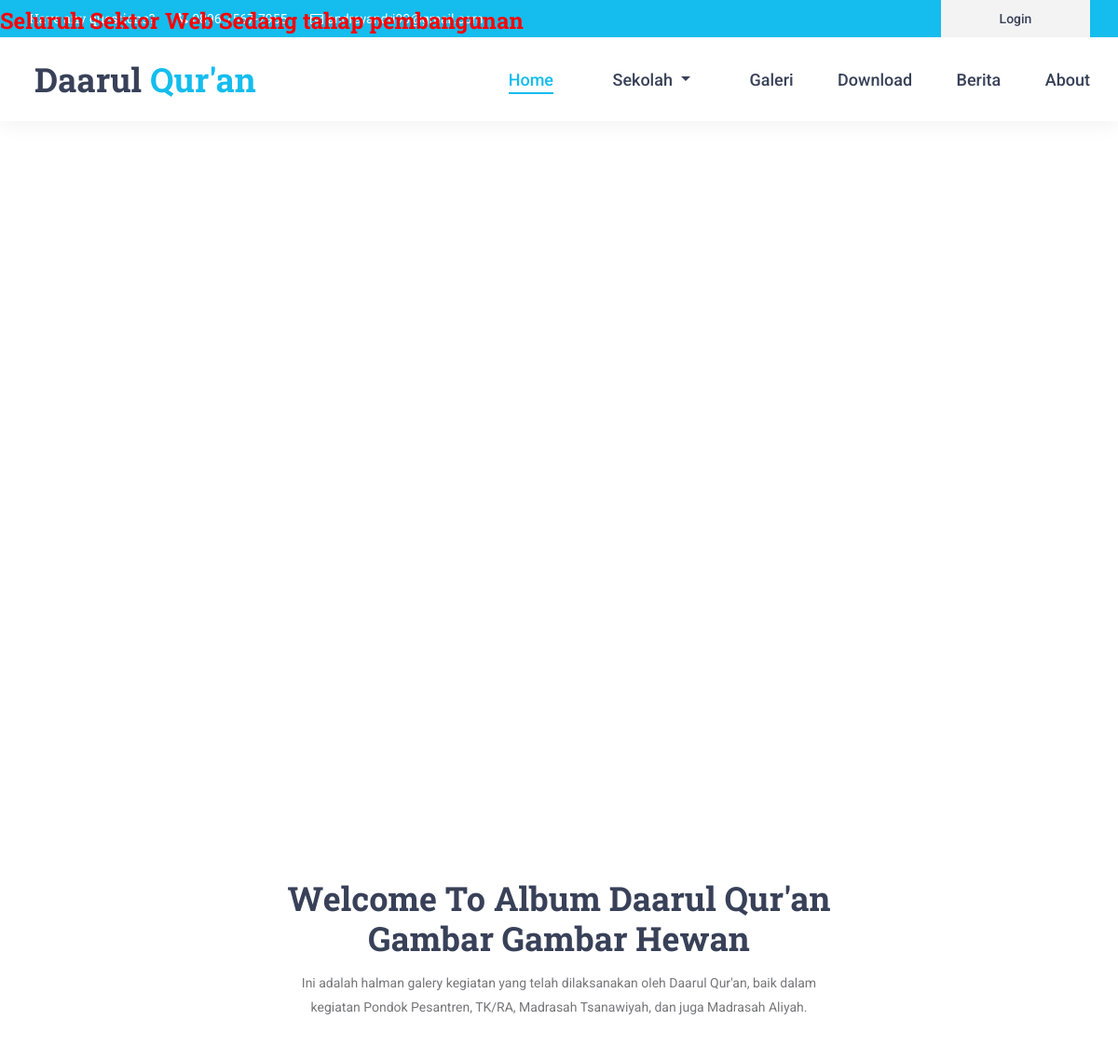
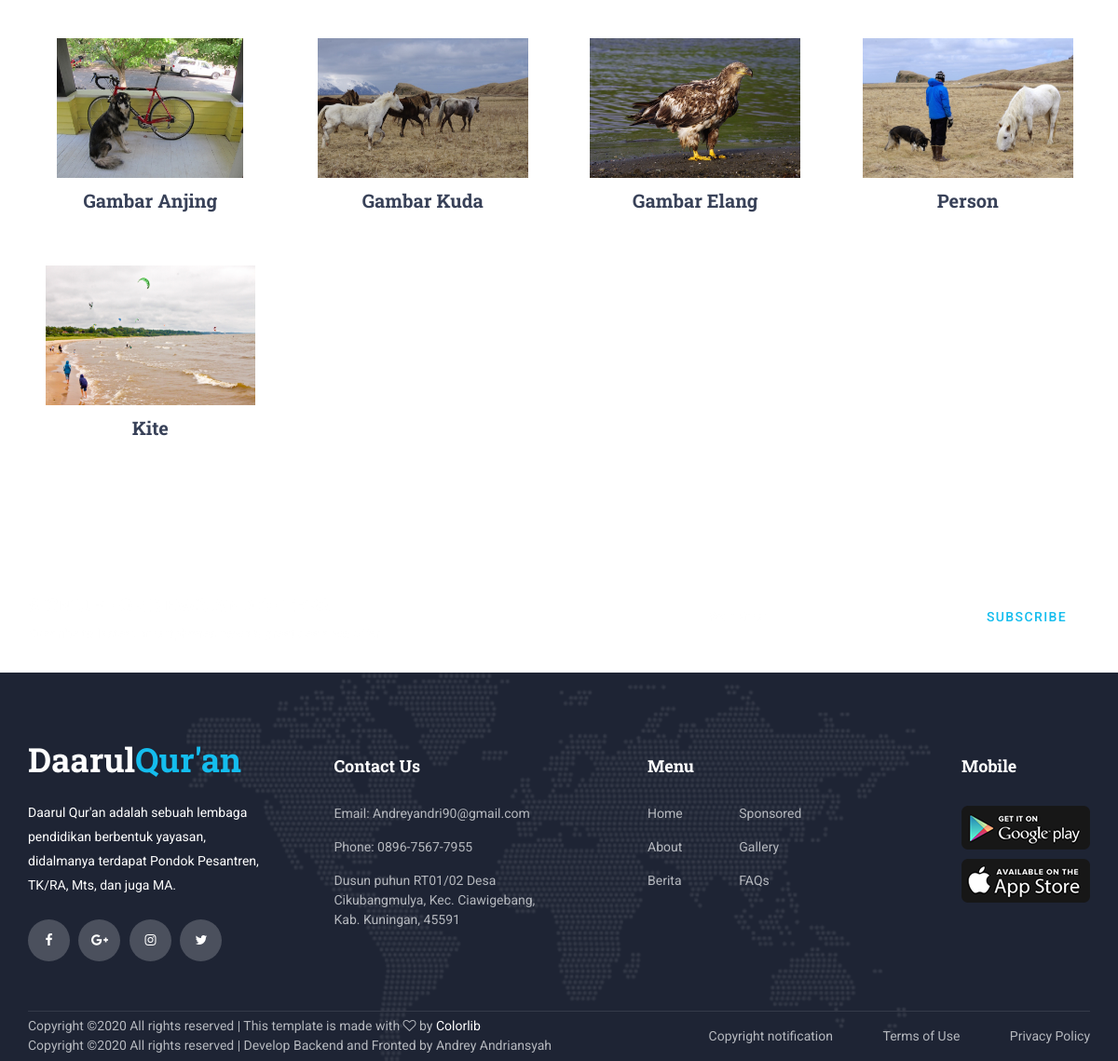
Screenshot of /home/galeryDetail/6 with the database file from the repository (2 pictures, top to bottom).
### tables this page shows
CREATE TABLE `tbl_album` (
  `id_album` int(11) NOT NULL,
  `judul_album` varchar(255) NOT NULL,
  `sampul` varchar(255) NOT NULL
);

CREATE TABLE `tbl_foto` (
  `id_foto` int(11) NOT NULL,
  `id_album` int(11) NOT NULL,
  `ket_foto` text NOT NULL,
  `foto` text NOT NULL
);

### application/controllers/Home.php (called while the page is built, shortened)
<?php
class Home extends CI_Controller {
	public function galeryDetail($id)
	{
		$data = [
			'galery' => $this->db->get_where('tbl_album', ['id_album' => $id])->row_array(),
			'foto' => $this->M_galery->joinFoto($id)
		];
		$this->load->view('templates/front/head',$data);
		$this->load->view('templates/front/header');
		$this->load->view('templates/front/menu');
		$this->load->view('front/galeryDetail');
		$this->load->view('templates/front/footer');
		$this->load->view('templates/front/foot');
	}
}

### index.php (called while the page is built, shortened)
<?php
require_once BASEPATH.'core/CodeIgniter.php';

### application/models/M_galery.php (called while the page is built, shortened)
<?php
class M_galery extends CI_Model {
	public function joinFoto($id){
		$this->db->select('*');
		$this->db->from('tbl_foto');
		$this->db->join('tbl_album','tbl_foto.id_album = tbl_album.id_album');
		return $this->db->get()->result_array();
	}
}

### application/views/front/galeryDetail.php (the view)
<div class="home">
		<div class="breadcrumbs_container">
			<div class="container">
				<div class="row">
					<div class="col">
						<div class="breadcrumbs">
							<ul>
								<li><a href="<?= base_url(); ?>">Home</a></li>
								<li>Galery</li>
								<li><?= $galery['judul_album']; ?></li>
							</ul>
						</div>
					</div>
				</div>
			</div>
		</div>
	</div>
	<div class="features">
		<div class="container">
			<div class="row">
				<div class="col">
					<div class="section_title_container text-center">
						<h2 class="section_title">Welcome To Album Daarul Qur'an <br> <?= $galery['judul_album']; ?></h2>
						<div class="section_subtitle"><p>Ini adalah halman galery kegiatan yang telah dilaksanakan oleh Daarul Qur'an, baik dalam kegiatan Pondok Pesantren, TK/RA, Madrasah Tsanawiyah, dan juga Madrasah Aliyah.</p></div>
					</div>
				</div>
			</div>
			<div class="row features_row">
				<?php foreach ($foto as $gry): ?>
					<div class="col-lg-3 feature_col">
						<div class="feature text-center trans_400">
							<div class="feature_icon"><a href="<?= base_url('assets/images/galery/' . $gry['foto']); ?>"><img src="<?= base_url('assets/images/galery/' . $gry['foto']); ?>" alt="" height="150px"></a></div><br><br><br><br>
							<h3 class="feature_title"><?= $gry['ket_foto']; ?></h3>
						</div>
					</div>
				<?php endforeach ?>
			</div>
		</div>
	</div>

### assets/front/styles/main_styles.css (style rules this page uses)
* { margin: 0; padding: 0; -webkit-font-smoothing: antialiased; -webkit-text-shadow: rgba(0,0,0,.01) 0 0 1px; text-shadow: rgba(0,0,0,.01) 0 0 1px; }
body { font-family: 'Roboto', sans-serif; font-size: 14px; font-weight: 400; background: #FFFFFF; color: #a5a5a5; }
div { display: block; position: relative; -webkit-box-sizing: border-box; -moz-box-sizing: border-box; box-sizing: border-box; }
ul { list-style: none; margin-bottom: 0px; }
p { font-family: 'Roboto', sans-serif; font-size: 14px; line-height: 1.85; font-weight: 400; color: #76777a; -webkit-font-smoothing: antialiased; -webkit-text-shadow: rgba(0,0,0,.01) 0 0 1px; text-shadow: rgba(0,0,0,.01) 0 0 1px; }
p:last-of-type { margin-bottom: 0; }
a, a:hover, a:visited, a:active, a:link { text-decoration: none; -webkit-font-smoothing: antialiased; -webkit-text-shadow: rgba(0,0,0,.01) 0 0 1px; text-shadow: rgba(0,0,0,.01) 0 0 1px; }
h2 { font-size: 36px; }
h3 { font-size: 24px; }
h1, h2, h3, h4, h5, h6 { font-family: 'Roboto Slab', serif; font-weight: 700; -webkit-font-smoothing: antialiased; -webkit-text-shadow: rgba(0,0,0,.01) 0 0 1px; text-shadow: rgba(0,0,0,.01) 0 0 1px; color: #384158; margin-bottom: 0; }
.trans_400 { -webkit-transition: all 400ms ease; -moz-transition: all 400ms ease; -ms-transition: all 400ms ease; -o-transition: all 400ms ease; transition: all 400ms ease; }
.section_title_container { max-width: 600px; margin: 0 auto; }
.section_title { line-height: 1.2; }
.section_subtitle { line-height: 1.85; margin-top: 14px; }
.home { width: 100%; height: 850px; }
.features { width: 100%; background: #FFFFFF; padding-top: 93px; padding-bottom: 103px; }
.features_row { margin-top: 55px; }
.feature { width: 100%; padding-top: 30px; padding-bottom: 28px; padding-left: 15px; padding-right: 15px; background: #FFFFFF; }
.feature_icon { height: 55px; }
.feature_icon img { max-width: 100%; }
.feature_title { position: relative; font-size: 20px; margin-top: 23px; }

### rows the page displays
tbl_album: judul_album "Gambar Gambar Hewan"
tbl_foto: foto (picture), ket_foto "Gambar Anjing"
tbl_foto: foto (picture), ket_foto "Gambar Kuda"
tbl_foto: foto (picture), ket_foto "Gambar Elang"
tbl_foto: foto (picture), ket_foto "Person"
tbl_foto: foto (picture), ket_foto "Kite"
